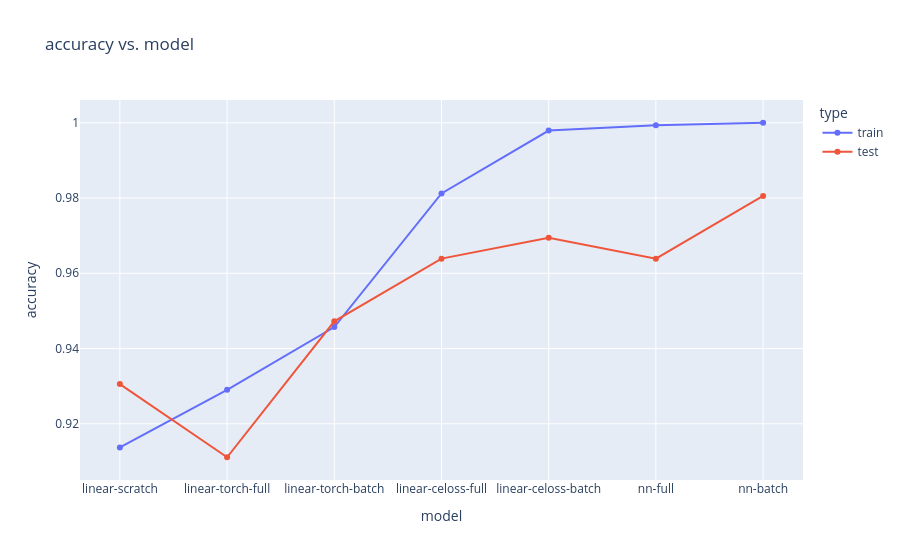

Write notebook code for a chart like this one.
### Markdown cell above
### *(e) Analyze the results* (10pt)

In the above few examples, we performed several experiments with different batch size and loss functions. Now it's time to analyze our observations from the results.

Recall that we trained the following models in this tutorial:

1.   Linear Model - Scratch + MSE Loss + Full Batch (GD)
2.   Linear Model - PyTorch + MSE Loss + Full Batch
3.   Linear Model - PyTorch + MSE Loss + Mini Batch (SGD)
4.   Linear Model - PyTorch + CE Loss + Full Batch
5.   Linear Model - PyTorch + CE Loss + Mini Batch
6.   NN Model - PyTorch + CE Loss + Full Batch
7.   NN Model - PyTorch + CE Loss + Mini Batch

### Code cell
# plotting graph of accuracy vs model
import pandas as pd
import plotly.express as px
xlabels = ['linear-scratch', 'linear-torch-full', 'linear-torch-batch', 'linear-celoss-full', 'linear-celoss-batch', 'nn-full', 'nn-batch']
train_accuracies = [0.9137091162143354, 0.9290187891440501, 0.9457202505219207, 0.9812108559498957, 0.9979123173277662, 0.9993041057759221, 1.0]
test_accuracies = [0.9305555555555556, 0.9111111111111111, 0.9472222222222222, 0.9638888888888889, 0.9694444444444444, 0.9638888888888889, 0.9805555555555555]

tuples = [(xlabels[i],train_accuracies[i], 'train' ) for i in range(len(xlabels))]+[(xlabels[i],test_accuracies[i], 'test' ) for i in range(len(xlabels))]
df = pd.DataFrame(tuples, columns = ['model', 'accuracy', 'type'])
px.line(df, x='model', y='accuracy', color = 'type', markers=True, title = 'accuracy vs. model')

### Figure 1 — Plotly figure (JSON) as saved in the notebook; plotly's stock layout.template omitted (floating-point values rounded to 4 significant figures)
{"data": [{"hovertemplate": "type=train<br>model=%{x}<br>accuracy=%{y}<extra></extra>", "legendgroup": "train", "line": {"color": "#636efa", "dash": "solid"}, "marker": {"symbol": "circle"}, "mode": "lines+markers", "name": "train", "orientation": "v", "showlegend": true, "type": "scatter", "x": ["linear-scratch", "linear-torch-full", "linear-torch-batch", "linear-celoss-full", "linear-celoss-batch", "nn-full", "nn-batch"], "xaxis": "x", "y": [0.9137, 0.929, 0.9457, 0.9812, 0.9979, 0.9993, 1.0], "yaxis": "y"}, {"hovertemplate": "type=test<br>model=%{x}<br>accuracy=%{y}<extra></extra>", "legendgroup": "test", "line": {"color": "#EF553B", "dash": "solid"}, "marker": {"symbol": "circle"}, "mode": "lines+markers", "name": "test", "orientation": "v", "showlegend": true, "type": "scatter", "x": ["linear-scratch", "linear-torch-full", "linear-torch-batch", "linear-celoss-full", "linear-celoss-batch", "nn-full", "nn-batch"], "xaxis": "x", "y": [0.9306, 0.9111, 0.9472, 0.9639, 0.9694, 0.9639, 0.9806], "yaxis": "y"}], "layout": {"legend": {"title": {"text": "type"}, "tracegroupgap": 0}, "title": {"text": "accuracy vs. model"}, "xaxis": {"anchor": "y", "domain": [0, 1], "title": {"text": "model"}}, "yaxis": {"anchor": "x", "domain": [0, 1], "title": {"text": "accuracy"}}}}
